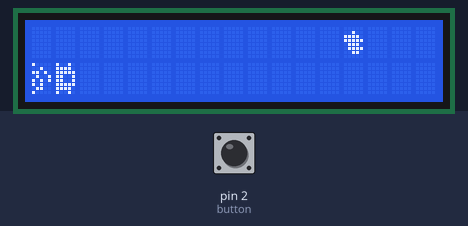
Bench run of a sketch on a simulated Arduino Uno, built with avr-gcc and run on an emulated ATmega328P. On the bench: 17×2 character LCD. The inputs (shaded band) are chosen by the test bench; at power-on: pin 2 (button) HIGH. Random numbers use the default seed unless the sketch sets one.

Above: at 1.2 s.
1.3 s: pin 2 (button) pulled LOW for 0.15 s
At 1.58 s:
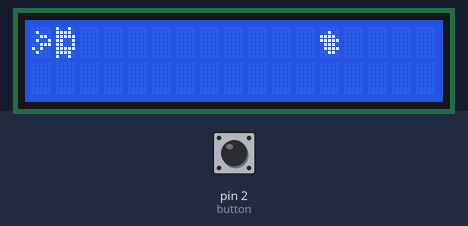
2.0 s: pin 2 (button) pulled LOW for 1 s
At 2.28 s:
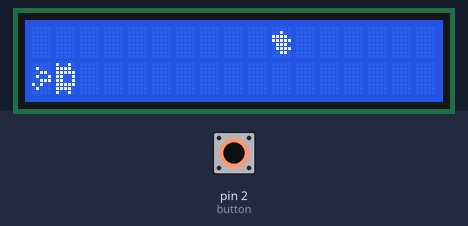
3.6 s: pin 2 (button) pulled LOW for 0.15 s
At 4.03 s:
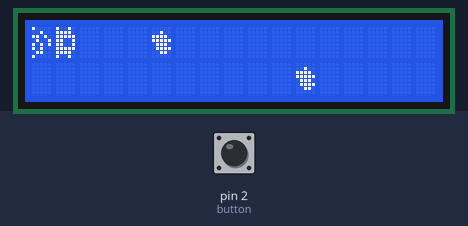
4.3 s: pin 2 (button) pulled LOW for 1 s
At 4.73 s:
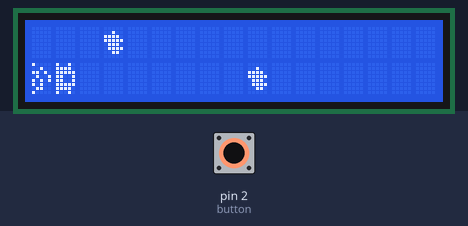

The sketch:

corrida_esburracada.ino
```cpp
#include <LCDI2C_Multilingual.h>
#include <SevSeg.h>

LCDI2C_Generic lcd(0x27, 17, 2); // Configura o display

const int button = 2;
int carPos = 1; // 0 para a linha superior, 1 para a linha inferior
bool isPressed = false;
int points = 0;
int speed = 1000;
bool toggleSmoke = false; // Variável para alternar entre os sprites de fumaça
int holePassed = 0; // Contador de buracos passados

// Definindo o sprite do carro do jogador
byte carPlayer[8] = {
  0b10010,
  0b11110,
  0b11111,
  0b11001,
  0b11001,
  0b11111,
  0b11110,
  0b10010
};

// Definindo o sprite do inimigo (buraco)
byte hole[8] = {
  0b00000,
  0b00100,
  0b11110,
  0b11111,
  0b01110,
  0b01111,
  0b00110,
  0b00000
};

// Definindo os sprites de fumaça
byte smoke1[8] = {
  0b00000,
  0b01000,
  0b00110,
  0b01001,
  0b00111,
  0b10100,
  0b01000,
  0b00000
};

byte smoke2[8] = {
  0b10000,
  0b00100,
  0b11010,
  0b01001,
  0b10101,
  0b10100,
  0b01100,
  0b10000
};

// Variáveis do jogo
int holePos[2] = {15, -1}; // Coluna dos inimigos em cada linha

unsigned long previousMillis = 0;
const long interval = 350;  // Intervalo do jogo (controle de velocidade)
bool buttonState = false;
bool lastButtonState = false;

void setup() {
  lcd.init();
  lcd.backlight();
  pinMode(button, INPUT_PULLUP);
  lcd.clear();
  lcd.createChar(0, carPlayer); // Registra o carro do jogador
  lcd.createChar(1, hole);      // Registra o buraco
  lcd.createChar(2, smoke1);    // Registra a primeira fumaça
  lcd.createChar(3, smoke2);    // Registra a segunda fumaça
}

void loop() {
  // Verificar o botão de forma não bloqueante
  buttonState = digitalRead(button) == LOW;
  if (buttonState && !lastButtonState) {
    carPos = !carPos;
  }
  lastButtonState = buttonState;

  // Atualizar o tempo e verificar se o intervalo de tempo passou
  unsigned long currentMillis = millis();
  if (currentMillis - previousMillis >= interval) {
    previousMillis = currentMillis;

    // Atualizar posições dos inimigos
    lcd.clear();
    for (int linha = 0; linha < 2; linha++) {
      if (holePos[linha] >= 0) {
        lcd.setCursor(holePos[linha], linha);
        lcd.write((uint8_t)1); // Exibe o buraco
        holePos[linha]--; // Move o buraco para a esquerda
      } else {
        // Novo buraco entra na direita
        if (random(0, 4) == 0) { // 1 em 4 chances de surgir novo buraco
          holePos[linha] = 15;
        }
      }
    }

    // Exibir o carro do jogador
    lcd.setCursor(1, carPos);
    lcd.write((uint8_t)0); // Exibe o carro do jogador

    // Alternar a fumaça do carro do jogador
    lcd.setCursor(0, carPos);
    if (toggleSmoke) {
      lcd.write((uint8_t)2); // Exibe smoke1
    } else {
      lcd.write((uint8_t)3); // Exibe smoke2
    }
    toggleSmoke = !toggleSmoke; // Alterna entre fumaça 1 e 2

    // Verificar colisão
    if (holePos[carPos] == 1) { // Buraco na mesma posição do carro do jogador
      lcd.clear();
      lcd.print("Game Over!");
      delay(2000); // Game Over delay, que pode ser alterado para um timeout com millis()
      speed = 1000;
      setup(); // Reinicia o jogo
    }

    // Verificar se o buraco passou pela tela
    for (int i = 0; i < 2; i++) {
      if (holePos[i] == -1) {
        holePassed++; // Incrementa o contador de buracos passados
        if (holePassed >= 5) {
          holePassed = 0; // Resetar o contador
          speed = max(speed - 30, 40);
        }
      }
    }
  }
}
```
